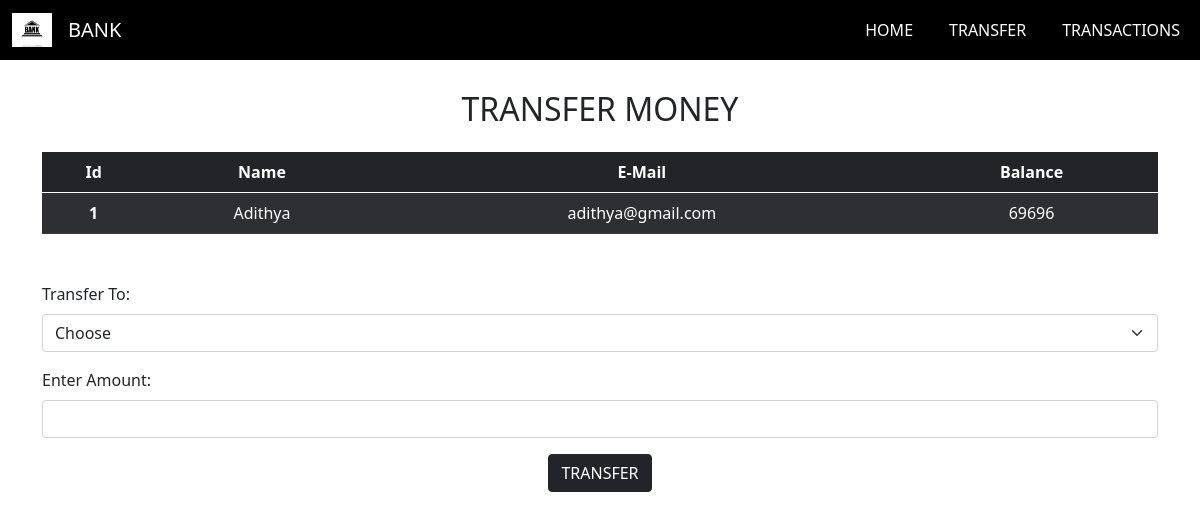
The page /transaction.php?id=1 on the database its author committed.
### tables this page shows
CREATE TABLE `users` (
  `id` int(3) NOT NULL,
  `name` text NOT NULL,
  `email` varchar(30) NOT NULL,
  `balance` int(8) NOT NULL
);

### transaction.php (the view, shortened to what this page needs)
<?php require_once "pdo.php";
?>
<!DOCTYPE html>
<html lang="en">
  <head>
    <link
      href="https://cdn.jsdelivr.net/npm/bootstrap@5.1.0/dist/css/bootstrap.min.css"
      rel="stylesheet"
    />
    <link rel="stylesheet" href="index.css" />
  </head>
  <body>
  <?php require "nav.php" ?>
    <div class="container">
      <h2 class="text-center text-uppercase mb-4">Transfer Money</h2>
      <?php
      $id = $_GET['id'];
      $stmt = $pdo->query("SELECT * FROM users where id=$id ");
      while ($row = $stmt->fetch(PDO::FETCH_ASSOC)) {
      ?>
      <table class="table table-dark table-striped text-center mb-5">
        <thead>
          <tr>
            <th scope="col">Id</th>
            <th scope="col">Name</th>
            <th scope="col">E-Mail</th>
            <th scope="col">Balance</th>
          </tr>
        </thead>
        <tbody>
          <tr>
            <th scope="row"><?php echo $row['id'] ?></th>
            <td><?php echo $row['name'] ?></td>
            <td><?php echo $row['email'] ?></td>
            <td><?php echo $row['balance'] ?></td>
          </tr>
          <?php } ?>
        </tbody>
      </table>
      <form method="POST">
        <div class="mb-3">
          <label for="transferto" class="form-label">Transfer To:</label>
          <select id="select" name="to" class="form-select" required>
          <option value="" disabled selected>Choose</option>
          </select>
        </div>
        <div class="mb-3">
          <label for="amount" class="form-label">Enter Amount:</label>
          <input type="number" name="amount" class="form-control" id="amount" />
        </div>
        <div class="text-center">
          <button type="submit" name="transfer" class="btn btn-dark text-center">
            TRANSFER
          </button>
        </div>
      </form>
    </div>
  </body>
</html>

### index.css (style rules this page uses)
* { margin: 0; padding: 0; box-sizing: border-box; }
.container { margin-top: 30px; }

### rows shown on the page
users: id "1", name "Adithya", email "adithya@gmail.com", balance "69696"
